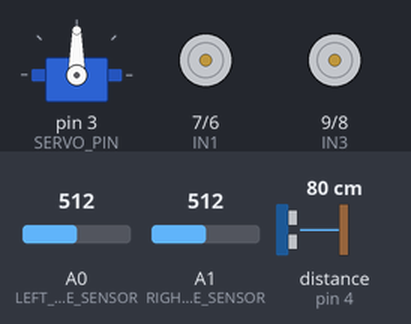
Recording of a sketch running on a simulated Arduino Uno, built with avr-gcc and run on an emulated ATmega328P. On the bench: servo, motor-driver pin pairs drawn as motors (green arrow = first pin HIGH = forward, orange = second pin HIGH = backward, longer = more drive, scaled by the enable pin). Inputs (shaded band) come from the test bench; at power-on: A0 (LEFT_LINE_SENSOR) = 512, A1 (RIGHT_LINE_SENSOR) = 512, distance to the obstacle (sensor on pin 4) 80 cm. The echo pulse lasts 58.3 µs per cm; what the sketch prints to the serial monitor is not drawn. At 60.3 s the program stops and its outputs stay as they are.

Above: at 0.1 s.
At 2.1 s:
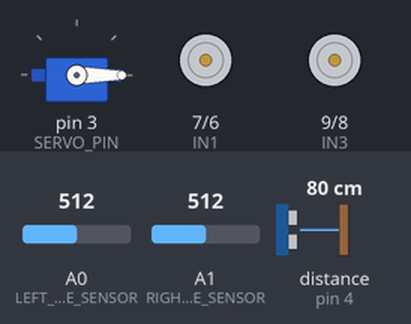
At 10.1 s:
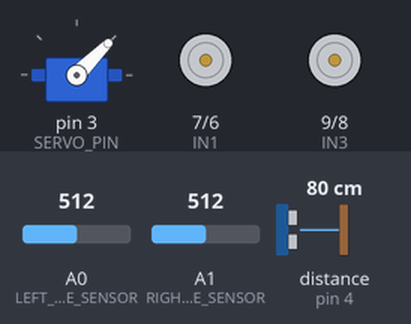
At 12.1 s:
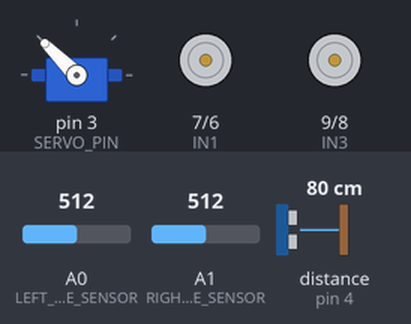
At 28.3 s:
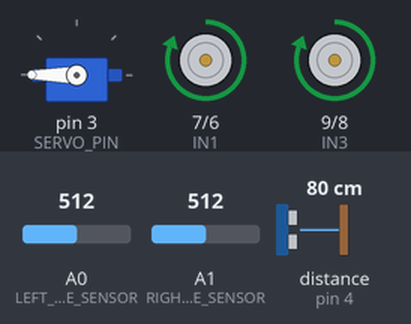
At 30.3 s:
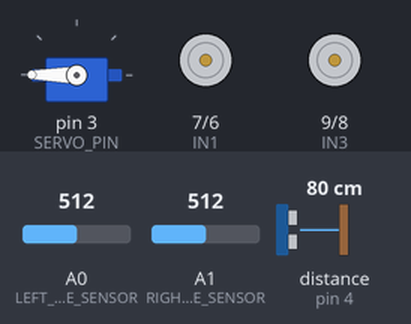
Timing chart, 0 to 31.8 s (numbered marks = the images above):
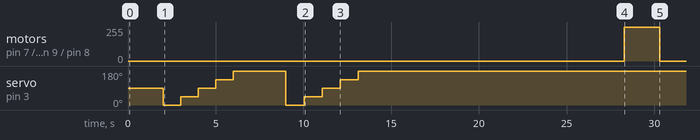

The sketch:

RobotSensorCalibration.ino
```cpp
#include <Servo.h>
#include <NewPing.h>

// Motor Pins
#define ENA 5   // Right motor speed
#define IN1 7   // Right motor direction
#define IN2 6   // Right motor direction
#define ENB 10  // Left motor speed
#define IN3 9   // Left motor direction
#define IN4 8   // Left motor direction

// Line Sensor Pins
#define LEFT_LINE_SENSOR A0
#define RIGHT_LINE_SENSOR A1

// Sensor Pins
#define SERVO_PIN 3
#define TRIG_PIN 2
#define ECHO_PIN 4

// Constants
#define MAXIMUM_DISTANCE 200
#define FULL_SPEED 255

// Sensor Objects
NewPing sonar(TRIG_PIN, ECHO_PIN, MAXIMUM_DISTANCE);
Servo servo_motor;

void setup() {
  Serial.begin(9600);

  // Motor Pin Setup
  pinMode(ENA, OUTPUT);
  pinMode(IN1, OUTPUT);
  pinMode(IN2, OUTPUT);
  pinMode(ENB, OUTPUT);
  pinMode(IN3, OUTPUT);
  pinMode(IN4, OUTPUT);

  // Line Sensor Setup
  pinMode(LEFT_LINE_SENSOR, INPUT);
  pinMode(RIGHT_LINE_SENSOR, INPUT);

  // Servo Setup
  servo_motor.attach(SERVO_PIN);

  Serial.println("ROBOT SENSOR CALIBRATION SYSTEM");
  delay(2000);
}

void servoCalibration() {
  Serial.println("\n--- SERVO CALIBRATION ---");

  int angles[] = {0, 45, 90, 135, 180};

  for (int angle : angles) {
    servo_motor.write(angle);
    Serial.print("Servo Angle: ");
    Serial.println(angle);
    delay(1000);
  }
}

void ultrasonicDistanceTest() {
  Serial.println("\n--- ULTRASONIC DISTANCE TEST ---");

  int testAngles[] = {0, 45, 90, 135, 180};

  for (int angle : testAngles) {
    servo_motor.write(angle);
    delay(500);

    // Multiple distance readings
    Serial.print("Angle: ");
    Serial.print(angle);
    Serial.print(" | Distances: ");

    for (int i = 0; i < 5; i++) {
      int distance = sonar.ping_cm();
      Serial.print(distance);
      Serial.print(" ");
      delay(100);
    }
    Serial.println(" cm");
  }
}

void lineSensorTest() {
  Serial.println("\n--- LINE SENSOR CALIBRATION ---");

  Serial.println("Place robot on different surfaces:");
  Serial.println("1. White surface");
  Serial.println("2. Black surface");
  Serial.println("3. Mixed/transition surface");

  for (int i = 0; i < 50; i++) {
    int leftValue = analogRead(LEFT_LINE_SENSOR);
    int rightValue = analogRead(RIGHT_LINE_SENSOR);

    Serial.print("Left Sensor: ");
    Serial.print(leftValue);
    Serial.print(" | Right Sensor: ");
    Serial.println(rightValue);

    delay(200);
  }
}

void fullSpeedMotorTest() {
  Serial.println("\n--- FULL SPEED MOTOR TEST ---");

  // Right Motor Forward
  digitalWrite(IN1, HIGH);
  digitalWrite(IN2, LOW);
  analogWrite(ENA, FULL_SPEED);

  // Left Motor Forward
  digitalWrite(IN3, HIGH);
  digitalWrite(IN4, LOW);
  analogWrite(ENB, FULL_SPEED);

  Serial.println("Moving Forward at Full Speed");
  delay(2000);

  // Stop Motors
  digitalWrite(IN1, LOW);
  digitalWrite(IN2, LOW);
  analogWrite(ENA, 0);

  digitalWrite(IN3, LOW);
  digitalWrite(IN4, LOW);
  analogWrite(ENB, 0);

  Serial.println("Motors Stopped");
}

void loop() {
  servoCalibration();
  delay(2000);

  ultrasonicDistanceTest();
  delay(2000);

  lineSensorTest();
  delay(2000);

  fullSpeedMotorTest();

  // Prevent repeated tests
  while(1) {
    delay(10000);
  }
}
```

Measured:
- by itself, motor on pin 7 (IN1) / pin 6 (IN2), motor on pin 9 (IN3) / pin 8 (IN4): stopped → forward 255/255 at 28.3 s, → stopped 2.0 s later
- by itself, servo on pin 3 (SERVO_PIN): 90° → 0° at 2.0 s, → 45° 1.0 s later, → 90° 1.0 s later, → 135° 1.0 s later, … (10 changes in this stretch)
